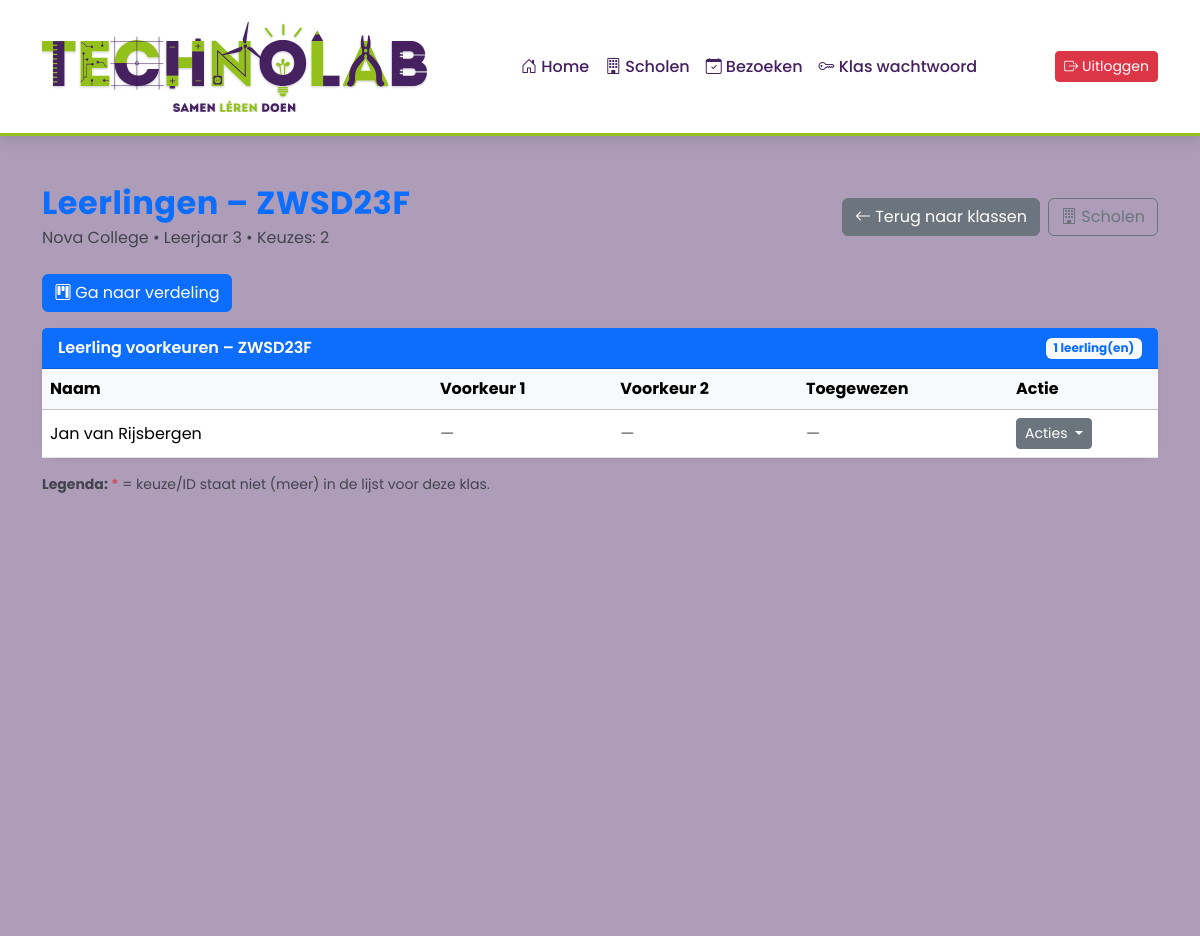
Page /leerlingen.php?klas_id=1 (signed in) on the committed database.
### tables this page shows
CREATE TABLE `klas` (
  `klas_id` int(11) NOT NULL,
  `school_id` int(11) NOT NULL,
  `klasaanduiding` varchar(100) NOT NULL,
  `leerjaar` varchar(100) DEFAULT NULL,
  `schooljaar` varchar(100) NOT NULL
);

CREATE TABLE `school` (
  `school_id` smallint(6) NOT NULL,
  `schoolnaam` varchar(100) NOT NULL,
  `plaats` varchar(100) NOT NULL,
  `type_onderwijs` set('Primair Onderwijs','Voortgezet Onderwijs','MBO') DEFAULT NULL
);

CREATE TABLE `leerling` (
  `leerling_id` int(11) NOT NULL,
  `klas_id` int(11) NOT NULL,
  `voornaam` varchar(100) NOT NULL,
  `tussenvoegsel` varchar(100) DEFAULT NULL,
  `achternaam` varchar(100) NOT NULL,
  `voorkeur1` varchar(100) DEFAULT NULL,
  `voorkeur2` varchar(100) DEFAULT NULL,
  `voorkeur3` varchar(100) DEFAULT NULL,
  `voorkeur4` varchar(100) DEFAULT NULL,
  `voorkeur5` varchar(100) DEFAULT NULL,
  `toegewezen_voorkeur` varchar(100) DEFAULT NULL
);

### leerlingen.php (the view, shortened to what this page needs)
<?php
require 'includes/header.php';
$klas_id = (int)$_GET['klas_id'];
function e($s)
{
    return htmlspecialchars((string)$s, ENT_QUOTES, 'UTF-8');
}
$stmt = $conn->prepare("
    SELECT k.klas_id, k.school_id, k.klasaanduiding, k.leerjaar, k.schooljaar,
           s.schoolnaam
    FROM klas k
    JOIN school s ON s.school_id = k.school_id
    WHERE k.klas_id = ?
");
$stmt->bind_param("i", $klas_id);
$stmt->execute();
$klas = $stmt->get_result()->fetch_assoc();
$maxKeuzes = 2;
$allowedById = [];
$stmt = $conn->prepare("
    SELECT leerling_id, voornaam, tussenvoegsel, achternaam,
           voorkeur1, voorkeur2, voorkeur3, voorkeur4, voorkeur5, toegewezen_voorkeur
    FROM leerling
    WHERE klas_id = ?
    ORDER BY achternaam ASC, voornaam ASC
");
$stmt->bind_param("i", $klas_id);
$stmt->execute();
$leerlingen = $stmt->get_result();
?>
<div class="ttr-app">
    <div class="container py-5">
        <div class="row mb-4">
            <div class="col d-flex justify-content-between align-items-center">
                <div>
                    <h2 class="fw-bold text-primary mb-1">Leerlingen – <?= e($klas['klasaanduiding']) ?></h2>
                    <div class="text-muted"><?= e($klas['schoolnaam']) ?> • Leerjaar <?= e($klas['leerjaar']) ?> • Keuzes: <?= (int)$maxKeuzes ?></div>
                </div>
                <div class="d-flex gap-2">
                    <a href="klassen.php?school_id=<?= (int)$klas['school_id'] ?>" class="btn btn-secondary">
                        <i class="bi bi-arrow-left"></i> Terug naar klassen
                    </a>
                    <a href="scholen.php" class="btn btn-outline-secondary"><i class="bi bi-building"></i> Scholen</a>
                </div>
            </div>
        </div>
        <a href="verdeling.php?klas_id=<?= $klas_id ?>" class="btn btn-primary mb-3"><i class="bi bi-kanban"></i> Ga naar verdeling</a>
        <div class="card shadow-sm border-0">
            <div class="card-header bg-primary text-white fw-semibold d-flex justify-content-between align-items-center">
                <span>Leerling voorkeuren – <?= e($klas['klasaanduiding']) ?></span>
                <span class="badge bg-light text-primary"><?= (int)$leerlingen->num_rows ?> leerling(en)</span>
            </div>
            <div class="card-body p-0">
                <div>
                    <table class="table table-hover align-middle mb-0">
                        <thead class="table-light">
                            <tr>
                                <th style="min-width:220px;">Naam</th>
                                <?php for ($i = 1; $i <= $maxKeuzes; $i++): ?><th>Voorkeur <?= $i ?></th><?php endfor; ?>
                                <th>Toegewezen</th>
                                <th style="width:150px">Actie</th>
                            </tr>
                        </thead>
                        <tbody>
                            <?php if ($leerlingen->num_rows === 0): ?>
                                <tr>
                                    <td colspan="<?= 3 + $maxKeuzes ?>" class="text-center py-3 text-muted">Nog geen leerlingen in deze klas.</td>
                                </tr>
                                <?php else: while ($l = $leerlingen->fetch_assoc()): ?>
                                    <tr>
                                        <td><?= e($l['voornaam']) ?><?= $l['tussenvoegsel'] ? ' ' . e($l['tussenvoegsel']) : '' ?> <?= e($l['achternaam']) ?></td>
                                        <?php for ($i = 1; $i <= $maxKeuzes; $i++):
                                            $val = $l['voorkeur' . $i] ?? '';
                                            if (ctype_digit((string)$val) && isset($allowedById[(int)$val])) {
                                                $label = e($allowedById[(int)$val]);
                                            } elseif ($val === '' || $val === null) {
                                                $label = '<span class="text-muted">—</span>';
                                            } else {
                                                $label = '<span class="text-danger">' . e($val) . ' *</span>';
                                            }
                                        ?>
                                            <td><?= $label ?></td>
                                        <?php endfor; ?>
                                        <td>
                                            <?php
                                            $t = $l['toegewezen_voorkeur'];
                                            if (ctype_digit((string)$t) && isset($allowedById[(int)$t])) {
                                                echo '<span class="fw-semibold text-success">' . e($allowedById[(int)$t]) . '</span>';
                                            } elseif ($t === '' || $t === null) {
                                                echo '<span class="text-muted">—</span>';
                                            } else {
                                                echo '<span class="text-danger">' . e($t) . ' *</span>';
                                            }
                                            ?>
                                        </td>
                                        <td>
                                            <div class="dropdown">
                                                <button class="btn btn-sm btn-secondary dropdown-toggle" type="button" id="actionDropdown<?= $l['leerling_id'] ?>" data-bs-toggle="dropdown" aria-expanded="false">
                                                    Acties
                                                </button>
                                            </div>
                                        </td>
                                    </tr>
                            <?php endwhile;
                            endif; ?>
                        </tbody>
                    </table>
                </div>
            </div>
        </div>
        <div class="mt-3 small text-muted">
            <strong>Legenda:</strong> <span class="text-danger">*</span> = keuze/ID staat niet (meer) in de lijst voor deze klas.
        </div>
    </div>
</div>
<?php require 'includes/footer.php'; ?>

### css/index.css (style rules this page uses)
:root { --tl-purple: #44205F; --tl-green: #94C01F; --tl-white: #ffffff; --tl-orange: #FF6F3C; --tl-purple-light: rgba(68, 32, 95, 0.10); --tl-purple-dark: rgba(68, 32, 95, 0.25); --tl-green-light: rgba(148, 192, 31, 0.18); --tl-orange-light: rgba(255, 111, 60, 0.15); }
.ttr-app { background: var(--tl-purple-dark); font-family: "Poppins", sans-serif; color: #2b2b2b; min-height: 100vh; }
.ttr-app h2, .ttr-app h5 { color: var(--tl-purple); }
.ttr-app h2 { font-weight: 700; letter-spacing: 0.5px; }
.ttr-app .card { background: var(--tl-white); border-radius: 22px; border: none; box-shadow: 0 10px 28px rgba(0,0,0,0.08); transition: transform 0.25s ease, box-shadow 0.25s ease; animation: softFloat 8s ease-in-out infinite; }

### rows in the picture
klas: klasaanduiding "ZWSD23F", school.schoolnaam "Nova College", leerjaar "3"
leerling: voornaam "Jan", tussenvoegsel "van", achternaam "Rijsbergen"

### other values in the picture
$maxKeuzes "2"
$leerlingen->num_rows "1"
